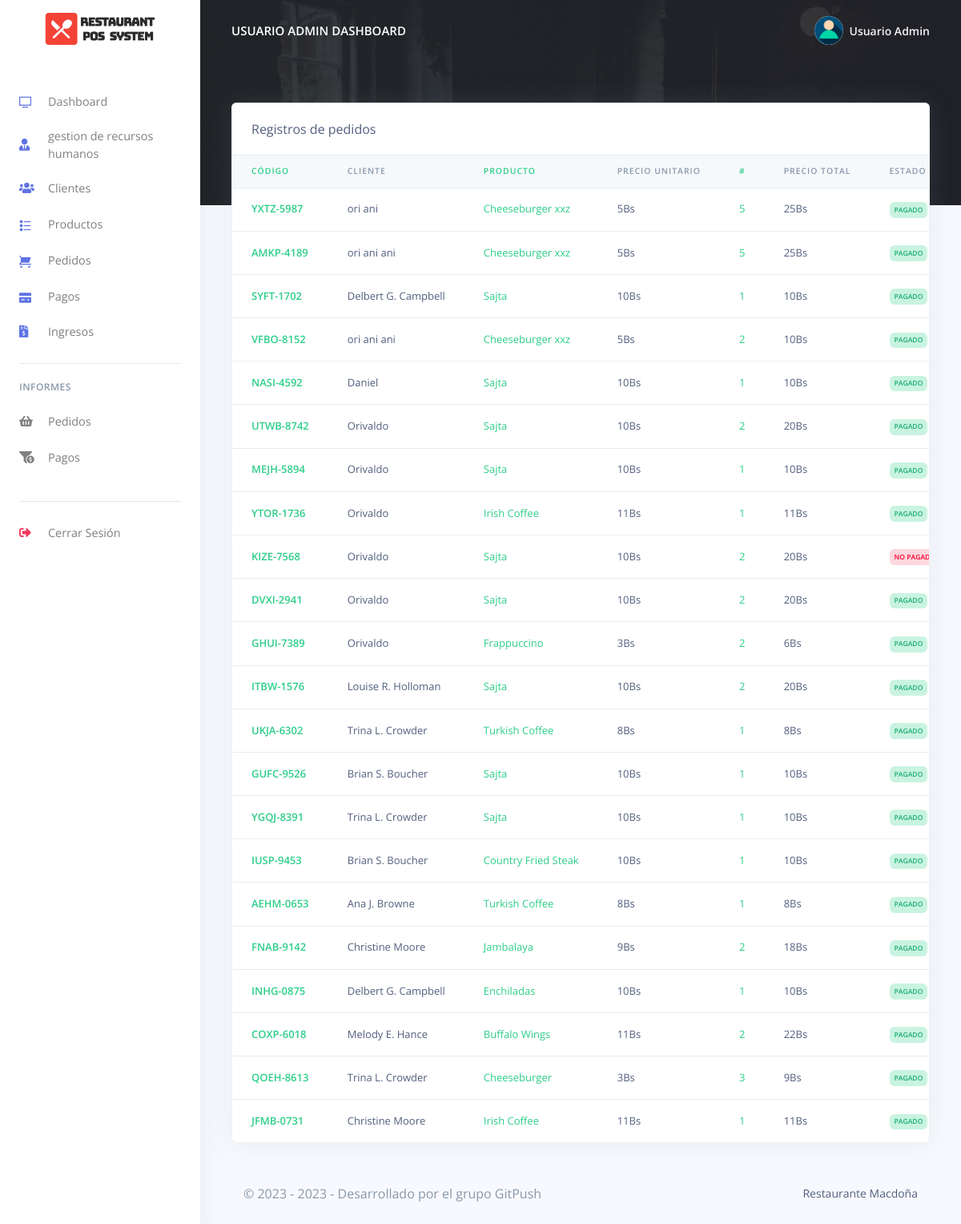
The page /Restro/admin/orders_reports.php (signed in) on the database its author committed.
### tables this page shows
CREATE TABLE `rpos_admin` (
  `admin_id` varchar(200) NOT NULL,
  `admin_name` varchar(200) NOT NULL,
  `admin_email` varchar(200) NOT NULL,
  `admin_password` varchar(200) NOT NULL
);

CREATE TABLE `rpos_pedidos` (
  `pedido_id` varchar(200) NOT NULL,
  `pedido_code` varchar(200) NOT NULL,
  `cliente_id` varchar(200) NOT NULL,
  `cliente_nombre` varchar(200) NOT NULL,
  `prod_id` varchar(200) NOT NULL,
  `prod_nombre` varchar(200) NOT NULL,
  `prod_precio` varchar(200) NOT NULL,
  `prod_cant` varchar(200) NOT NULL,
  `pedido_status` varchar(200) NOT NULL,
  `created_at` timestamp(6) NOT NULL DEFAULT current_timestamp(6) ON UPDATE current_timestamp(6)
);

### Restro/admin/orders_reports.php (the view, shortened to what this page needs)
<?php
include('config/config.php');
require_once('partials/_head.php');
?>
<body>
    <?php
    require_once('partials/_sidebar.php');
    ?>
    <div class="main-content">
        <?php
        require_once('partials/_topnav.php');
        ?>
        <div class="container-fluid mt--8">
            <div class="row">
                <div class="col">
                    <div class="card shadow">
                        <div class="card-header border-0">
                        Registros de pedidos
                        </div>
                        <div class="table-responsive">
                            <table class="table align-items-center table-flush">
                                <thead class="thead-light">
                                    <tr>
                                        <th class="text-success" scope="col">CÓDIGO</th>
                                        <th scope="col">CLIENTE</th>
                                        <th class="text-success" scope="col">PRODUCTO</th>
                                        <th scope="col">PRECIO UNITARIO</th>
                                        <th class="text-success" scope="col">#</th>
                                        <th scope="col">PRECIO TOTAL</th>
                                        <th scop="col">ESTADO</th>
                                    </tr>
                                </thead>
                                <tbody>
                                    <?php
                                    $ret = "SELECT * FROM  rpos_pedidos ORDER BY `created_at` DESC  ";
                                    $stmt = $mysqli->prepare($ret);
                                    $stmt->execute();
                                    $res = $stmt->get_result();
                                    while ($order = $res->fetch_object()) {
                                        $total = ($order->prod_precio * $order->prod_cant);
                                    ?>
                                        <tr>
                                            <th class="text-success" scope="row"><?php echo $order->pedido_code; ?></th>
                                            <td><?php echo $order->cliente_nombre; ?></td>
                                            <td class="text-success"><?php echo $order->prod_nombre; ?></td>
                                            <td><?php echo $order->prod_precio; ?>Bs</td>
                                            <td class="text-success"><?php echo $order->prod_cant; ?></td>
                                            <td><?php echo $total; ?>Bs</td>
                                            <td><?php if ($order->pedido_status == '') {
                                                    echo "<span class='badge badge-danger'>No pagado</span>";
                                                } else {
                                                    echo "<span class='badge badge-success'>$order->pedido_status</span>";
                                                } ?></td>
                                        </tr>
                                    <?php } ?>
                                </tbody>
                            </table>
                        </div>
                    </div>
                </div>
            </div>
            <?php
            require_once('partials/_footer.php');
            ?>
        </div>
    </div>
</body>
</html>

### Restro/admin/partials/_sidebar.php (shortened to what this page needs)
<?php
$admin_id = $_SESSION['admin_id'];
$ret = "SELECT * FROM  rpos_admin  WHERE admin_id = '$admin_id'";
$stmt = $mysqli->prepare($ret);
$stmt->execute();
$res = $stmt->get_result();
while ($admin = $res->fetch_object()) {
?>
  <nav class="navbar navbar-vertical fixed-left navbar-expand-md navbar-light bg-white" id="sidenav-main">
    <div class="container-fluid">
      <a class="navbar-brand pt-0" href="dashboard.php">
        <img src="assets/img/brand/repos.png" class="navbar-brand-img" alt="...">
      </a>
      <div class="collapse navbar-collapse" id="sidenav-collapse-main">
        <ul class="navbar-nav">
          <li class="nav-item">
            <a class="nav-link" href="dashboard.php">
              <i class="ni ni-tv-2 text-primary"></i> Dashboard
            </a>
          </li>
          <li class="nav-item">
            <a class="nav-link" href="hrm.php">
              <i class="fas fa-user-tie text-primary"></i> gestion de recursos humanos
            </a>
          </li>
          <li class="nav-item">
            <a class="nav-link" href="customes.php">
              <i class="fas fa-users text-primary"></i> Clientes
            </a>
          </li>
          <li class="nav-item">
            <a class="nav-link" href="products.php">
              <i class="ni ni-bullet-list-67 text-primary"></i>Productos
            </a>
          </li>
          <li class="nav-item">
            <a class="nav-link" href="orders.php">
              <i class="ni ni-cart text-primary"></i> Pedidos
            </a>
          </li>
          <li class="nav-item">
            <a class="nav-link" href="payments.php">
              <i class="ni ni-credit-card text-primary"></i> Pagos
            </a>
          </li>
          <li class="nav-item">
            <a class="nav-link" href="receipts.php">
              <i class="fas fa-file-invoice-dollar text-primary"></i> Ingresos
            </a>
          </li>
        </ul>
        <hr class="my-3">
        <h6 class="navbar-heading text-muted">Informes</h6>
        <ul class="navbar-nav mb-md-3">
          <li class="nav-item">
            <a class="nav-link" href="orders_reports.php">
              <i class="fas fa-shopping-basket"></i> Pedidos
            </a>
          </li>
          <li class="nav-item">
            <a class="nav-link" href="payments_reports.php">
              <i class="fas fa-funnel-dollar"></i> Pagos
            </a>
          </li>
        </ul>
        <hr class="my-3">
        <ul class="navbar-nav mb-md-3">
          <li class="nav-item">
            <a class="nav-link" href="logout.php">
              <i class="fas fa-sign-out-alt text-danger"></i> Cerrar Sesión
            </a>
          </li>
        </ul>
      </div>
    </div>
  </nav>
<?php } ?>

### Restro/admin/partials/_topnav.php (shortened to what this page needs)
<?php
$admin_id = $_SESSION['admin_id'];
$ret = "SELECT * FROM  rpos_admin  WHERE admin_id = '$admin_id'";
$stmt = $mysqli->prepare($ret);
$stmt->execute();
$res = $stmt->get_result();
while ($admin = $res->fetch_object()) {
?>
    <nav class="navbar navbar-top navbar-expand-md navbar-dark" id="navbar-main">
        <div class="container-fluid">
            <a class="h4 mb-0 text-white text-uppercase d-none d-lg-inline-block" href="dashboard.php"><?php echo $admin->admin_name; ?> Dashboard</a>
            <ul class="navbar-nav align-items-center d-none d-md-flex">
                <li class="nav-item dropdown">
                    <a class="nav-link pr-0" href="#" role="button" data-toggle="dropdown" aria-haspopup="true" aria-expanded="false">
                        <div class="media align-items-center">
                            <span class="avatar avatar-sm rounded-circle">
                                <img alt="Image placeholder" src="assets/img/theme/user-a-min.png">
                            </span>
                            <div class="media-body ml-2 d-none d-lg-block">
                                <span class="mb-0 text-sm  font-weight-bold"><?php echo $admin->admin_name; ?></span>
                            </div>
                        </div>
                    </a>
                </li>
            </ul>
        </div>
    </nav>
<?php } ?>

### rows shown on the page
rpos_admin: admin_name "USUARIO ADMIN", admin_name "Usuario Admin"
rpos_pedidos: pedido_code "YXTZ-5987", cliente_nombre "ori ani", prod_nombre "Cheeseburger xxz", prod_precio "5", prod_cant "5", total "25", pedido_status "PAGADO"
rpos_pedidos: pedido_code "AMKP-4189", cliente_nombre "ori ani ani", prod_nombre "Cheeseburger xxz", prod_precio "5", prod_cant "5", total "25", pedido_status "PAGADO"
rpos_pedidos: pedido_code "SYFT-1702", cliente_nombre "Delbert G. Campbell", prod_nombre "Sajta", prod_precio "10", prod_cant "1", pedido_status "PAGADO"
rpos_pedidos: pedido_code "VFBO-8152", cliente_nombre "ori ani ani", prod_nombre "Cheeseburger xxz", prod_precio "5", prod_cant "2", total "10", pedido_status "PAGADO"
rpos_pedidos: pedido_code "NASI-4592", cliente_nombre "Daniel", prod_nombre "Sajta", prod_precio "10", prod_cant "1", pedido_status "PAGADO"
rpos_pedidos: pedido_code "UTWB-8742", cliente_nombre "Orivaldo", prod_nombre "Sajta", prod_precio "10", prod_cant "2", total "20", pedido_status "PAGADO"
rpos_pedidos: pedido_code "MEJH-5894", cliente_nombre "Orivaldo", prod_nombre "Sajta", prod_precio "10", prod_cant "1", pedido_status "PAGADO"
rpos_pedidos: pedido_code "YTOR-1736", cliente_nombre "Orivaldo", prod_nombre "Irish Coffee", prod_precio "11", prod_cant "1", pedido_status "PAGADO"
rpos_pedidos: pedido_code "KIZE-7568", cliente_nombre "Orivaldo", prod_nombre "Sajta", prod_precio "10", prod_cant "2", total "20", pedido_status "NO…"
rpos_pedidos: pedido_code "DVXI-2941", cliente_nombre "Orivaldo", prod_nombre "Sajta", prod_precio "10", prod_cant "2", total "20", pedido_status "PAGADO"
rpos_pedidos: pedido_code "GHUI-7389", cliente_nombre "Orivaldo", prod_nombre "Frappuccino", prod_precio "3", prod_cant "2", total "6", pedido_status "PAGADO"
rpos_pedidos: pedido_code "ITBW-1576", cliente_nombre "Louise R. Holloman", prod_nombre "Sajta", prod_precio "10", prod_cant "2", total "20", pedido_status "PAGADO"
rpos_pedidos: pedido_code "UKJA-6302", cliente_nombre "Trina L. Crowder", prod_nombre "Turkish Coffee", prod_precio "8", prod_cant "1", pedido_status "PAGADO"
rpos_pedidos: pedido_code "GUFC-9526", cliente_nombre "Brian S. Boucher", prod_nombre "Sajta", prod_precio "10", prod_cant "1", pedido_status "PAGADO"
rpos_pedidos: pedido_code "YGQJ-8391", cliente_nombre "Trina L. Crowder", prod_nombre "Sajta", prod_precio "10", prod_cant "1", pedido_status "PAGADO"
rpos_pedidos: pedido_code "IUSP-9453", cliente_nombre "Brian S. Boucher", prod_nombre "Country Fried Steak", prod_precio "10", prod_cant "1", pedido_status "PAGADO"
rpos_pedidos: pedido_code "AEHM-0653", cliente_nombre "Ana J. Browne", prod_nombre "Turkish Coffee", prod_precio "8", prod_cant "1", pedido_status "PAGADO"
rpos_pedidos: pedido_code "FNAB-9142", cliente_nombre "Christine Moore", prod_nombre "Jambalaya", prod_precio "9", prod_cant "2", total "18", pedido_status "PAGADO"
rpos_pedidos: pedido_code "INHG-0875", cliente_nombre "Delbert G. Campbell", prod_nombre "Enchiladas", prod_precio "10", prod_cant "1", pedido_status "PAGADO"
rpos_pedidos: pedido_code "COXP-6018", cliente_nombre "Melody E. Hance", prod_nombre "Buffalo Wings", prod_precio "11", prod_cant "2", total "22", pedido_status "PAGADO"
rpos_pedidos: pedido_code "QOEH-8613", cliente_nombre "Trina L. Crowder", prod_nombre "Cheeseburger", prod_precio "3", prod_cant "3", total "9", pedido_status "PAGADO"
rpos_pedidos: pedido_code "JFMB-0731", cliente_nombre "Christine Moore", prod_nombre "Irish Coffee", prod_precio "11", prod_cant "1", pedido_status "PAGADO"
